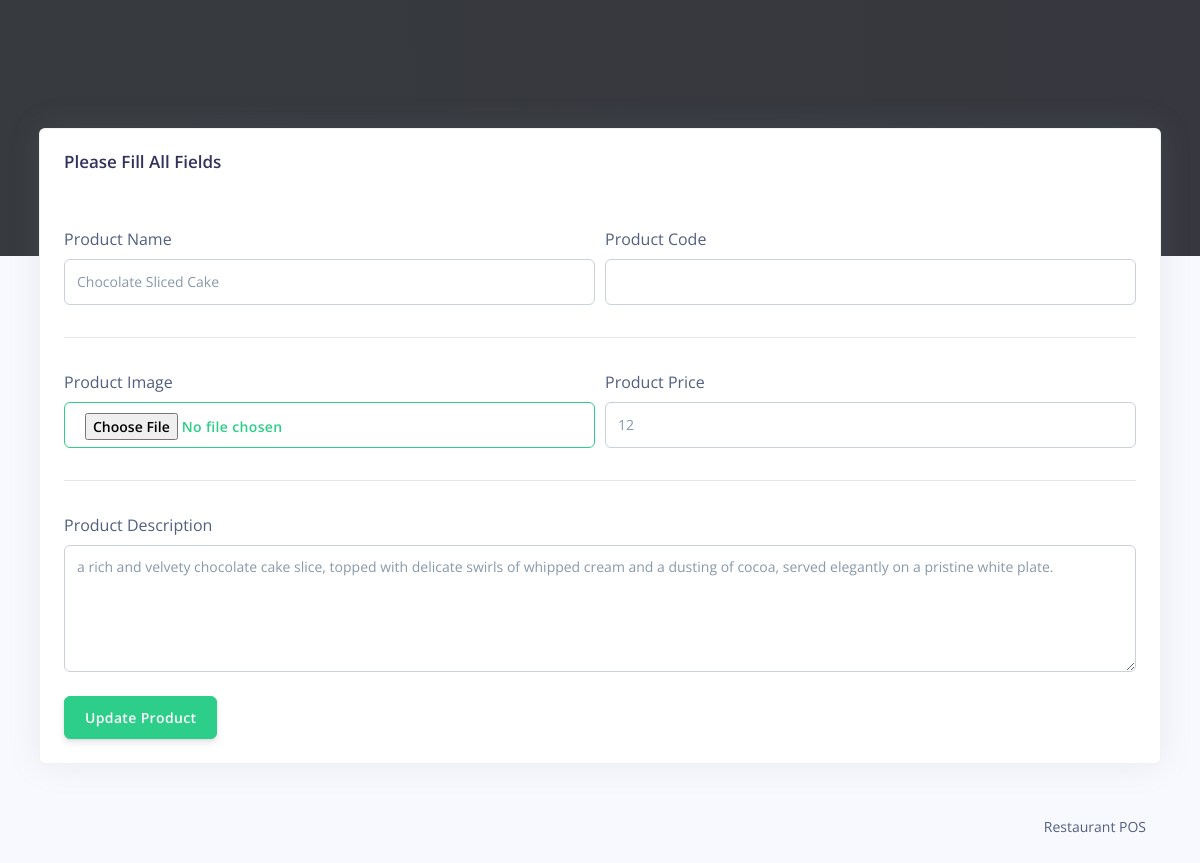
Screenshot of /Restro/cashier/update_product.php?update=67ed994376e7c (signed in) with the database file from the repository.
### tables this page shows
CREATE TABLE `rpos_products` (
  `prod_id` varchar(200) NOT NULL,
  `prod_name` varchar(200) NOT NULL,
  `prod_img` varchar(200) NOT NULL,
  `prod_desc` longtext NOT NULL,
  `prod_price` varchar(200) NOT NULL,
  `created_at` timestamp(6) NOT NULL DEFAULT current_timestamp(6) ON UPDATE current_timestamp(6),
  `barcode` varchar(50) NOT NULL
);

### Restro/cashier/update_product.php (the view, shortened to what this page needs)
<?php
include('config/config.php');
require_once('partials/_head.php');
?>
<body>
  <div class="main-content">
    <?php
    $update = $_GET['update'];
    $ret = "SELECT * FROM  rpos_products WHERE prod_id = '$update' ";
    $stmt = $mysqli->prepare($ret);
    $stmt->execute();
    $res = $stmt->get_result();
    while ($prod = $res->fetch_object()) {
    ?>
      <div class="container-fluid mt--8">
        <div class="row">
          <div class="col">
            <div class="card shadow">
              <div class="card-header border-0">
                <h3>Please Fill All Fields</h3>
              </div>
              <div class="card-body">
                <form method="POST" enctype="multipart/form-data">
                  <div class="form-row">
                    <div class="col-md-6">
                      <label>Product Name</label>
                      <input type="text" value="<?php echo $prod->prod_name; ?>" name="prod_name" class="form-control">
                    </div>
                    <div class="col-md-6">
                      <label>Product Code</label>
                      <input type="text" name="prod_code" value="<?php echo $prod->prod_code; ?>" class="form-control" value="">
                    </div>
                  </div>
                  <hr>
                  <div class="form-row">
                    <div class="col-md-6">
                      <label>Product Image</label>
                      <input type="file" name="prod_img" class="btn btn-outline-success form-control" value="<?php echo $prod_img; ?>">
                    </div>
                    <div class="col-md-6">
                      <label>Product Price</label>
                      <input type="text" name="prod_price" class="form-control" value="<?php echo $prod->prod_price; ?>">
                    </div>
                  </div>
                  <hr>
                  <div class="form-row">
                    <div class="col-md-12">
                      <label>Product Description</label>
                      <textarea rows="5" name="prod_desc" class="form-control" value=""><?php echo $prod->prod_desc; ?></textarea>
                    </div>
                  </div>
                  <br>
                  <div class="form-row">
                    <div class="col-md-6">
                      <input type="submit" name="UpdateProduct" value="Update Product" class="btn btn-success" value="">
                    </div>
                  </div>
                </form>
              </div>
            </div>
          </div>
        </div>
      <?php
      require_once('partials/_footer.php');
    }
      ?>
      </div>
  </div>
</body>
</html>

### Restro/cashier/partials/_footer.php
<footer class="py-5">
  <div class="container">
    <div class="row align-items-center justify-content-xl-between">
      <div class="col-xl-6">
      </div>
      <div class="col-xl-6">
        <ul class="nav nav-footer justify-content-center justify-content-xl-end">
          <li class="nav-item">
            <a href="" class="nav-link" target="_blank">Restaurant POS</a>
          </li>
        </ul>
      </div>
    </div>
  </div>
</footer>

### rows the page displays
rpos_products: prod_name "Chocolate Sliced Cake", prod_price "12", prod_desc "a rich and velvety chocolate cake slice, topped with delicate swirls of whipped cream and a dusting of cocoa, served elegantly on a pristine white plate."
